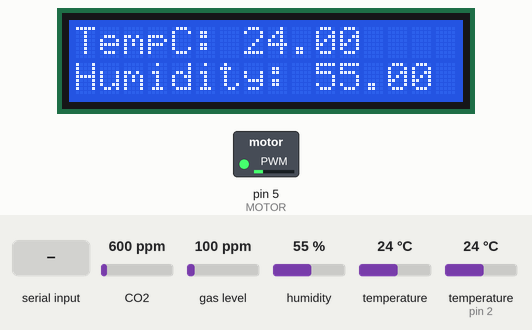
Simulated run of this sketch. Board: Arduino Uno, built with avr-gcc and run on an emulated ATmega328P. Shown: 16×2 character LCD, switched loads named in the sketch (green lamp = pin HIGH). The inputs (shaded band) are chosen by the test bench; at power-on: CO2 600 ppm, temperature (sensor on pin 2) 24 °C, gas level 100 ppm, humidity 55 %, temperature 24 °C. Storage starts empty; the modem accepts every AT command (registered, SIM ready, sends succeed) and sends nothing else; what the sketch prints to the serial monitor is not drawn.

Above: at 9.8 s.
9.9 s: CO2 set to 953 ppm
At 12.07 s:
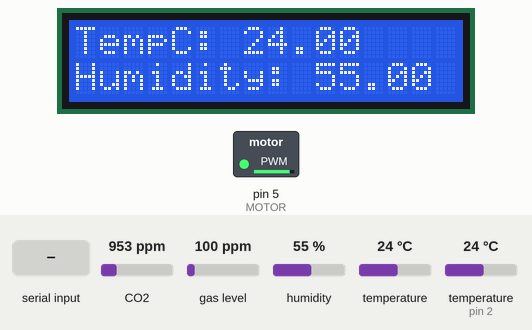
At 15.51 s:
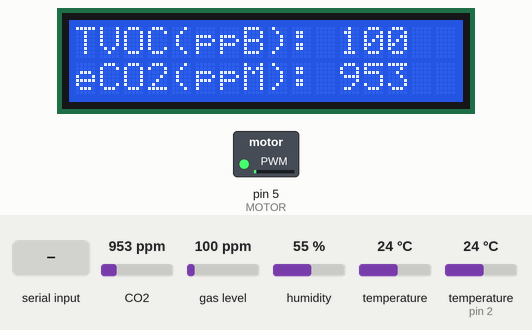
16.5 s: CO2 set to 1033 ppm
19.2 s: temperature (sensor on pin 2) set to 12 °C
23.9 s: "0,CONNECT\n" received over the second serial link
29.1 s: gas level set to 20 ppm
At 35.28 s:
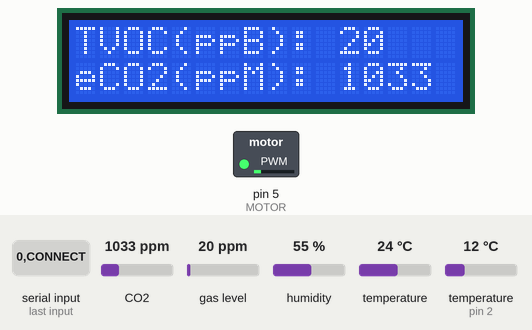
36.3 s: temperature (sensor on pin 2) set to 19 °C
At 47.28 s:
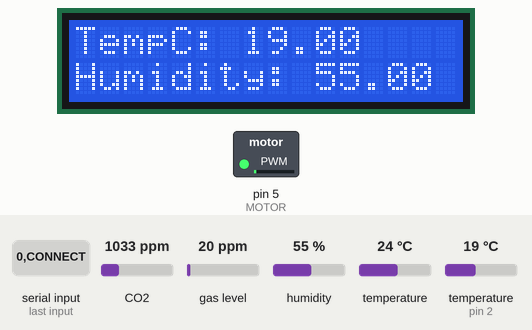
Timing chart, 0 to 48.9 s (numbered marks = the images above; inputs shaded):
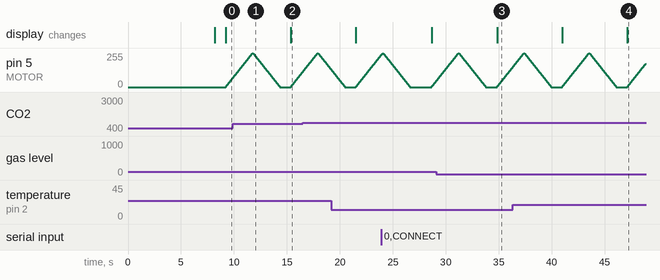

The sketch:

TumblerArduinoSketch.ino
```cpp
 // EDD Tumbler Composter Arduino Code
// Kalash, Harris, Connor

/** Includes **/
#include <Adafruit_AHTX0.h>
#include <Adafruit_SGP30.h>
#include <DallasTemperature.h>
#include <LiquidCrystal_I2C.h>
#include <OneWire.h>
#include <AltSoftSerial.h>
#include <SD.h>
#include <SoftwareSerial.h> // TODO: Update with AltSoftSerial or HardwareSerial
#include <SPI.h>            // SPI protocol for microSD Card adapter
#include <Wire.h>

/** LCD Initialization **/
short LCD_ADDR = 0x27;
LiquidCrystal_I2C lcd(LCD_ADDR, 16, 2);

/** Sensor Initialization **/
#define ONE_WIRE_BUS 2
OneWire oneWire(ONE_WIRE_BUS);
DallasTemperature tempSensor(&oneWire);
Adafruit_AHTX0 dht20;
Adafruit_SGP30 sgp;
int counter = 0;

/** Output devices **/
const byte MOTOR = 5;
//const byte SPEAKER = 9;
bool motorOn = false;

/** WiFi Module **/
const byte RX1 = 10;
const byte TX1 = 11;
const int ESP01_CLOCK = 9600;
SoftwareSerial esp01(RX1, TX1);
//SoftwareSerial esp01(RX1, TX1); // RX, TX
bool wifiAvailable = false;
const String SERVER_TIMEOUT = "900";
bool phoneConnected = false;

/** Multitasking **/
long lcdInterval = 5000;
long lcdPreviousMillis = 0;
byte lcdCycle = 0;
long logInterval = 30000;
long logPreviousMillis = 0;

/** SD Card **/
File logFile;
const short chipSelect = 53;

// Setup
void setup() {
  // Serial console
  Serial.begin(9600);
  //while (!Serial) { delay(10); };
  Serial.print("\nConnected to serial monitor");

  // Connect to ESP01 WiFi module
  Serial.println("\nConnecting to ESP01 WiFi module...");
  esp01.begin(ESP01_CLOCK);
  sendCommand("AT");
  sendCommand("AT+GMR");
  sendCommand("AT+CWMODE=3");                 // Configure ESP8266 as an access point
  sendCommand("AT+CIFSR");                    // Get the ip address
  sendCommand("AT+CIPMUX=1");                 // Configure for multiple connections
  //sendCommand("AT+CIPSERVER=0,80");           // Turns off server on port 80 to disconnect previous connections
  sendCommand("AT+CIPSERVER=1,80");           // Turn on server on port 80
  sendCommand("AT+CIPSTO=" + SERVER_TIMEOUT); // Set server timeout
  sendCommand("AT+CWSAP?");                   // Gets final configuration of ESP8266
  Serial.println("WiFi Module Configured Successfully");

  // Connect to DS18B20 temperature sensor
  tempSensor.begin();

  // Initialize LCD
  lcd.init();
  lcd.clear();
  lcd.backlight();

  // Connect to SGP30 air quality sensor
  if (! sgp.begin()){
    Serial.println("SGP30 not found");
    while (1) delay(10);
  }
  Serial.print("Found SGP30 serial #");
  Serial.print(sgp.serialnumber[0], HEX);
  Serial.print(sgp.serialnumber[1], HEX);
  Serial.println(sgp.serialnumber[2], HEX);

  // Connect to DHT20 humidity sensor
  if (!dht20.begin()) {
    Serial.println("DHT20 not found");
    while (1) delay(10);
  }

  // Motor
  pinMode(MOTOR, OUTPUT);

  // SD card module initialization
  Serial.println("Initializing SD card...");
  if (!SD.begin(chipSelect)) {
    Serial.println("SD Card Initialization Failed!");
    while(1) delay(10);
  }
}

// Loop
void loop() {
  // Loop timing
  unsigned long currentMillis = millis();

  // Checks if ESP8266 received data
  wifiAvailable = wifiInput();
  if (wifiAvailable) {
    String inputString = esp01.readString();
    Serial.println(inputString);
    if (inputString.equals("0,CONNECT")) {
      phoneConnected = true;
    }
    else if (inputString.equals("0, CLOSED")) {
      phoneConnected = false;
    }
  }

  // DHT20 and DS18B20 sensor readings
  sensors_event_t dhtHumidityEvent, dhtTempEvent;     // Container for DHT20 humidity and temperature readings
  dht20.getEvent(&dhtHumidityEvent, &dhtTempEvent);   // Read DHT20 temperature and humidity
  double dhtTemp = dhtTempEvent.temperature;
  double dhtHumidity = dhtHumidityEvent.relative_humidity;
  tempSensor.requestTemperatures();                   // Send request to DS18B20 OneWire bus

  // Sets SGP30 absolute humidity to enable humidity compensation for air quality readings
  sgp.setHumidity(getAbsoluteHumidity(dhtTemp, dhtHumidity));

  // SGP30 reading and output
  Serial.println("SGP30 Data: ");
  if (!sgp.IAQmeasure()) {
    Serial.println("SGP30 measurement failed");
    return;
  }
  Serial.print("\tTVOC "); Serial.print(sgp.TVOC); Serial.print(" ppb\t");
  Serial.print("\teCO2 "); Serial.print(sgp.eCO2); Serial.println(" ppm");
  if (! sgp.IAQmeasureRaw()) {
    Serial.println("SGP30 raw Measurement failed");
    return;
  }
  Serial.print("\tRaw H2: "); Serial.print(sgp.rawH2); Serial.print(" \t");
  Serial.print("\tRaw Ethanol: "); Serial.print(sgp.rawEthanol); Serial.println("");

  // Output DHT20 and DS18B20 sensor readings to serial monitor
  Serial.println("DHT20 Data: ");
  Serial.print("\tTemperature C: ");
  Serial.print(dhtTemp);
  Serial.print("\tHumidity: ");
  Serial.println(dhtHumidity);
  Serial.println("DS18B20 Data: ");
  Serial.print("\tTemperature C: ");
  Serial.println(tempSensor.getTempCByIndex(0));
  Serial.print("\tTemperature F: ");
  Serial.println(tempSensor.getTempFByIndex(0));
  Serial.println('\n');

  // Output readings to LCD with a 5s cycle
  if (delayMillis(currentMillis, &lcdPreviousMillis, lcdInterval)) {
    switch (lcdCycle) {
      case 0:
        lcd.clear();
        lcd.setCursor(0, 0);
        lcd.print("TempC: ");
        lcd.print(tempSensor.getTempCByIndex(0));
        lcd.setCursor(0, 1);
        lcd.print("Humidity: ");
        lcd.print(dhtHumidity);
        lcdCycle = 1;
        break;
      case 1:
        lcd.clear();
        lcd.setCursor(0, 0);
        lcd.print("TVOC(ppB): ");
        lcd.print(sgp.TVOC);
        lcd.setCursor(0, 1);
        lcd.print("eCO2(ppM): ");
        lcd.print(sgp.eCO2);
        lcdCycle = 2;
        break;
      case 2:
        lcd.clear();
        lcd.setCursor(0, 0);
        lcd.print("Raw H2: ");
        lcd.print(sgp.rawH2);
        lcd.setCursor(0, 1);
        lcd.print("Raw Ethanol: ");
        lcd.print(sgp.rawEthanol);
        lcdCycle = 0;
        break;
    }
  }

  // TODO: Log sensor readings to SD card CSV file
  if(delayMillis(currentMillis, &logPreviousMillis, logInterval)) {
    //logData();
    logFile = SD.open("log.csv", FILE_WRITE);
    if (logFile) {
      logFile.print(millis());
      logFile.print(",");
      logFile.print(tempSensor.getTempCByIndex(0));
      logFile.print(",");
      logFile.print(tempSensor.getTempFByIndex(0));
      logFile.print(",");
      logFile.print(dhtTemp);
      logFile.print(",");
      logFile.print(dhtHumidity);
      logFile.print(",");
      logFile.print(sgp.TVOC);
      logFile.print(",");
      logFile.print(sgp.eCO2);
      logFile.print(",");
      logFile.print(sgp.rawH2);
      logFile.print(",");
      logFile.println(sgp.rawEthanol);
    }
    logFile.close();
  }

  // Analog Ramp-Up/Ramp-Down
  Serial.println("Ramping up");
  motorOn = true;
  for (int i=0; i<256; i++) {
    analogWrite(MOTOR, i);
    delay(10);
  }
  Serial.println("Ramping down");
  for (int i=255; i >= 0; i--) {
    analogWrite(MOTOR, i);
    delay(10);
  }
  motorOn = false;

  // Small loop delay
  delay(10);

  // SGP30 periodic calibration
  counter++;
  if (counter == 30) {
    counter = 0;

    uint16_t TVOC_base, eCO2_base;
    if (! sgp.getIAQBaseline(&eCO2_base, &TVOC_base)) {
      Serial.println("Failed to get baseline readings");
      return;
    }
    Serial.print("****Baseline values: eCO2: 0x"); Serial.print(eCO2_base, HEX);
    Serial.print(" & TVOC: 0x"); Serial.println(TVOC_base, HEX);
  }
}

// Tests for data from esp8266
bool wifiInput() {
  bool wifiAvailable = esp01.available();
  if (wifiAvailable >= 1) {
    return true;
  }
  else {
    return false;
  }
}

// Sends AT serial command to Bluetooth and WiFi modules
void sendCommand(String command) {
  String message = "";
  esp01.println(command);
  while (!esp01.available()) { delay(5); }
  message =  esp01.readString();
  Serial.println(message);
}

bool logData() {

}


/* return absolute humidity [mg/m^3] with approximation formula
* @param temperature [°C]
* @param humidity [%RH]
*/
uint32_t getAbsoluteHumidity(float temperature, float humidity) {
    // approximation formula from Sensirion SGP30 Driver Integration chapter 3.15
    const float absoluteHumidity = 216.7f * ((humidity / 100.0f) * 6.112f * exp((17.62f * temperature) / (243.12f + temperature)) / (273.15f + temperature)); // [g/m^3]
    const uint32_t absoluteHumidityScaled = static_cast<uint32_t>(1000.0f * absoluteHumidity); // [mg/m^3]
    return absoluteHumidityScaled;
}

// Implements delay function using millis(), allowing for multitasking
bool delayMillis(long currentMillis, long *previousMillis, long interval) {
  if (currentMillis - *previousMillis >= interval) {
    *previousMillis = millis();
    return true;
  }
  else {
    return false;
  }
}
```

Measured:
- after the input at 9.9 s, the display: changes after 5.5 s (image 2)
- after the input at 29.1 s, the display: changes after 5.7 s (image 3)
